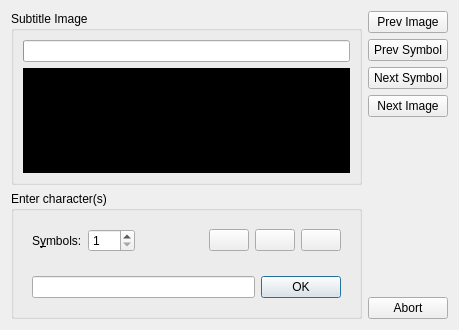
<?xml version="1.0" encoding="UTF-8"?>
<ui version="4.0">
 <class>VobSubInputProcessDialog</class>
 <widget class="QDialog" name="VobSubInputProcessDialog">
  <property name="geometry">
   <rect>
    <x>0</x>
    <y>0</y>
    <width>459</width>
    <height>330</height>
   </rect>
  </property>
  <property name="windowTitle">
   <string>VobSub Import</string>
  </property>
  <layout class="QGridLayout" name="gridLayout" rowstretch="0,0" columnstretch="3,0">
   <item row="1" column="0">
    <widget class="QGroupBox" name="grpText">
     <property name="sizePolicy">
      <sizepolicy hsizetype="Preferred" vsizetype="Minimum">
       <horstretch>0</horstretch>
       <verstretch>0</verstretch>
      </sizepolicy>
     </property>
     <property name="title">
      <string>Enter character(s)</string>
     </property>
     <layout class="QVBoxLayout" name="verticalLayout_2">
      <item>
       <widget class="QWidget" name="contTextStyle" native="true">
        <layout class="QHBoxLayout" name="horizontalLayout">
         <item>
          <widget class="QLabel" name="symbolLabel">
           <property name="text">
            <string>S&amp;ymbols:</string>
           </property>
           <property name="buddy">
            <cstring>symbolCount</cstring>
           </property>
          </widget>
         </item>
         <item>
          <widget class="QSpinBox" name="symbolCount">
           <property name="toolTip">
            <string>Up/Down: change value</string>
           </property>
           <property name="minimum">
            <number>1</number>
           </property>
           <property name="maximum">
            <number>100</number>
           </property>
          </widget>
         </item>
         <item>
          <spacer name="horizontalSpacer">
           <property name="orientation">
            <enum>Qt::Horizontal</enum>
           </property>
           <property name="sizeHint" stdset="0">
            <size>
             <width>40</width>
             <height>20</height>
            </size>
           </property>
          </spacer>
         </item>
         <item>
          <widget class="QPushButton" name="styleBold">
           <property name="toolTip">
            <string notr="true">Ctrl+B</string>
           </property>
           <property name="icon">
            <iconset theme="format-text-bold">
             <normaloff>.</normaloff>.</iconset>
           </property>
           <property name="checkable">
            <bool>true</bool>
           </property>
           <property name="checked">
            <bool>false</bool>
           </property>
           <property name="autoDefault">
            <bool>false</bool>
           </property>
          </widget>
         </item>
         <item>
          <widget class="QPushButton" name="styleItalic">
           <property name="toolTip">
            <string notr="true">Ctrl+I</string>
           </property>
           <property name="icon">
            <iconset theme="format-text-italic">
             <normaloff>.</normaloff>.</iconset>
           </property>
           <property name="checkable">
            <bool>true</bool>
           </property>
           <property name="checked">
            <bool>false</bool>
           </property>
           <property name="autoDefault">
            <bool>false</bool>
           </property>
          </widget>
         </item>
         <item>
          <widget class="QPushButton" name="styleUnderline">
           <property name="toolTip">
            <string notr="true">Ctrl+U</string>
           </property>
           <property name="icon">
            <iconset theme="format-text-underline">
             <normaloff>.</normaloff>.</iconset>
           </property>
           <property name="checkable">
            <bool>true</bool>
           </property>
           <property name="checked">
            <bool>false</bool>
           </property>
           <property name="autoDefault">
            <bool>false</bool>
           </property>
          </widget>
         </item>
        </layout>
       </widget>
      </item>
      <item>
       <widget class="QWidget" name="contText" native="true">
        <layout class="QHBoxLayout" name="horizontalLayout_2">
         <item>
          <widget class="QLineEdit" name="lineEdit"/>
         </item>
         <item>
          <widget class="QPushButton" name="btnOk">
           <property name="sizePolicy">
            <sizepolicy hsizetype="Minimum" vsizetype="Fixed">
             <horstretch>0</horstretch>
             <verstretch>0</verstretch>
            </sizepolicy>
           </property>
           <property name="text">
            <string>OK</string>
           </property>
           <property name="icon">
            <iconset theme="dialog-ok-apply">
             <normaloff>.</normaloff>.</iconset>
           </property>
           <property name="autoDefault">
            <bool>false</bool>
           </property>
           <property name="default">
            <bool>true</bool>
           </property>
          </widget>
         </item>
        </layout>
       </widget>
      </item>
     </layout>
    </widget>
   </item>
   <item row="0" column="1" rowspan="2">
    <widget class="QWidget" name="widget" native="true">
     <layout class="QVBoxLayout" name="verticalLayout">
      <property name="spacing">
       <number>0</number>
      </property>
      <property name="leftMargin">
       <number>0</number>
      </property>
      <property name="topMargin">
       <number>0</number>
      </property>
      <property name="rightMargin">
       <number>0</number>
      </property>
      <property name="bottomMargin">
       <number>0</number>
      </property>
      <item>
       <widget class="QWidget" name="grpNavButtons" native="true">
        <layout class="QVBoxLayout" name="layNavButtons">
         <property name="leftMargin">
          <number>0</number>
         </property>
         <property name="topMargin">
          <number>0</number>
         </property>
         <property name="rightMargin">
          <number>0</number>
         </property>
         <property name="bottomMargin">
          <number>0</number>
         </property>
         <item>
          <widget class="QPushButton" name="btnPrevImage">
           <property name="toolTip">
            <string notr="true">Ctrl+Shift+Left</string>
           </property>
           <property name="text">
            <string>Prev Image</string>
           </property>
           <property name="icon">
            <iconset theme="go-previous">
             <normaloff>.</normaloff>.</iconset>
           </property>
           <property name="autoDefault">
            <bool>false</bool>
           </property>
          </widget>
         </item>
         <item>
          <widget class="QPushButton" name="btnPrevSymbol">
           <property name="toolTip">
            <string notr="true">Ctrl+Left</string>
           </property>
           <property name="text">
            <string>Prev Symbol</string>
           </property>
           <property name="icon">
            <iconset theme="go-previous">
             <normaloff>.</normaloff>.</iconset>
           </property>
           <property name="autoDefault">
            <bool>false</bool>
           </property>
          </widget>
         </item>
         <item>
          <widget class="QPushButton" name="btnNextSymbol">
           <property name="toolTip">
            <string notr="true">Ctrl+Right</string>
           </property>
           <property name="text">
            <string>Next Symbol</string>
           </property>
           <property name="icon">
            <iconset theme="go-next">
             <normaloff>.</normaloff>.</iconset>
           </property>
          </widget>
         </item>
         <item>
          <widget class="QPushButton" name="btnNextImage">
           <property name="toolTip">
            <string notr="true">Ctrl+Shift+Right</string>
           </property>
           <property name="text">
            <string>Next Image</string>
           </property>
           <property name="icon">
            <iconset theme="go-next">
             <normaloff>.</normaloff>.</iconset>
           </property>
          </widget>
         </item>
        </layout>
       </widget>
      </item>
      <item>
       <spacer name="verticalSpacer">
        <property name="orientation">
         <enum>Qt::Vertical</enum>
        </property>
        <property name="sizeHint" stdset="0">
         <size>
          <width>20</width>
          <height>40</height>
         </size>
        </property>
       </spacer>
      </item>
      <item>
       <widget class="QPushButton" name="btnAbort">
        <property name="text">
         <string>Abort</string>
        </property>
        <property name="icon">
         <iconset theme="dialog-cancel">
          <normaloff>.</normaloff>.</iconset>
        </property>
        <property name="autoDefault">
         <bool>false</bool>
        </property>
       </widget>
      </item>
     </layout>
    </widget>
   </item>
   <item row="0" column="0">
    <widget class="QGroupBox" name="grpPreview">
     <property name="sizePolicy">
      <sizepolicy hsizetype="Preferred" vsizetype="Expanding">
       <horstretch>0</horstretch>
       <verstretch>0</verstretch>
      </sizepolicy>
     </property>
     <property name="title">
      <string>Subtitle Image</string>
     </property>
     <layout class="QGridLayout" name="gridLayout_2">
      <item row="1" column="0">
       <widget class="QLabel" name="subtitleView">
        <property name="minimumSize">
         <size>
          <width>300</width>
          <height>100</height>
         </size>
        </property>
        <property name="styleSheet">
         <string notr="true">QLabel { background-color:#000; }</string>
        </property>
        <property name="text">
         <string/>
        </property>
       </widget>
      </item>
      <item row="0" column="0">
       <widget class="QProgressBar" name="progressBar">
        <property name="format">
         <string notr="true">%v/%m</string>
        </property>
       </widget>
      </item>
     </layout>
    </widget>
   </item>
  </layout>
 </widget>
 <tabstops>
  <tabstop>symbolCount</tabstop>
  <tabstop>styleBold</tabstop>
  <tabstop>styleItalic</tabstop>
  <tabstop>styleUnderline</tabstop>
  <tabstop>lineEdit</tabstop>
  <tabstop>btnOk</tabstop>
  <tabstop>btnAbort</tabstop>
 </tabstops>
 <resources/>
 <connections/>
</ui>
